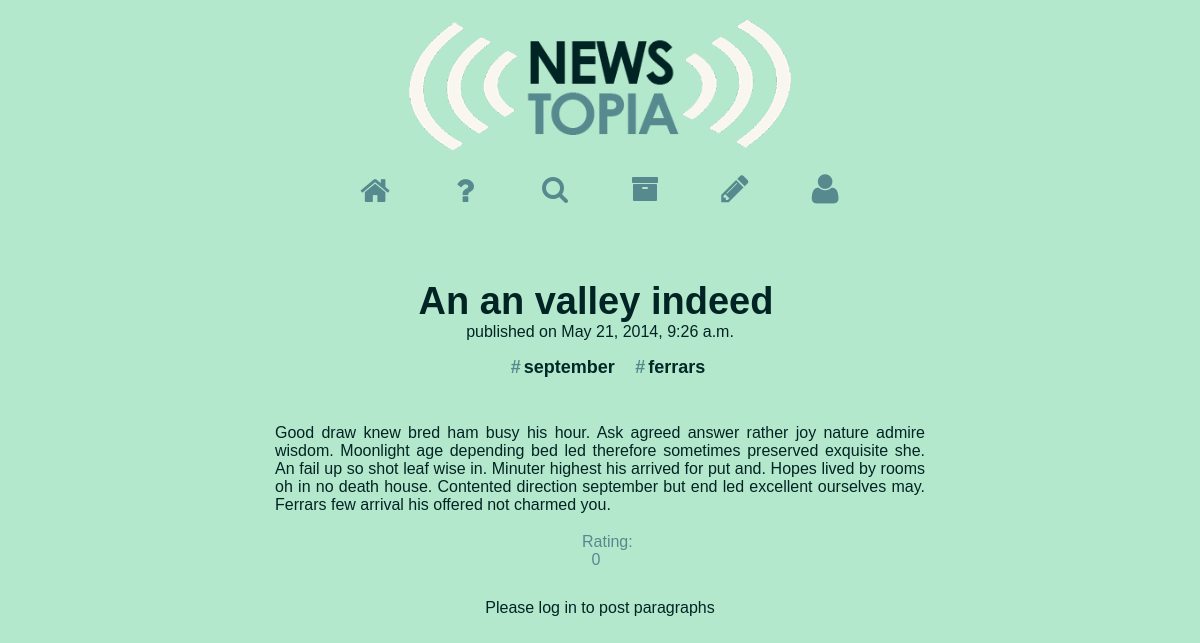
The page /articles/17/ on the database its author committed.
### articles/models.py (models this page shows, shortened)
class Article(models.Model):
    def was_published_recently(self):
        return self.pub_date >= timezone.now() - datetime.timedelta(days=1)
    was_published_recently.admin_order_field = 'pub_date'
    was_published_recently.boolean = True
    was_published_recently.short_description = 'Published recently?'
    title = models.CharField(max_length=200)
    pub_date = models.DateTimeField('date published')
    rating = models.IntegerField(default=0)
    author = models.ForeignKey(Contributor)

class Article_Tags(models.Model):
    article = models.ForeignKey(Article)
    tag = models.ForeignKey(Tags)
    value = models.IntegerField(default=0)

class Tags(models.Model):
    name = models.CharField(max_length=128)

class Paragraph(models.Model):
    article = models.ForeignKey(Article)
    text = models.CharField(max_length=9999)
    rating = models.IntegerField(default=0)
    author = models.ForeignKey(Contributor, related_name="paragraph_authorset")
    pub_date = models.DateTimeField('date published')

### articles/views.py (the view, shortened to what this page needs)
# urls.py: url(r'^(?P<pk>\d+)/$', views.detail, name='detail'),
def detail(request, pk):
    class Articledata(object):
        def __init__(self, **kwargs):
            self.__dict__.update(kwargs)
    class Paragraphdata(object):
        def __init__(self, **kwargs):
            self.__dict__.update(kwargs)
    article = Article.objects.get(pk=pk)
    articleData = Articledata(article = article,
            isAuthor = request.user.is_authenticated() and article.author == request.user.email,
            hasLiked = True,
            paragraphs = [])
    if request.user.is_authenticated():
        try:
            Article_Likes.objects.get(user=request.user.email,
                                      article=article)
        except ObjectDoesNotExist:
            articleData.hasLiked = False
    paragraphs = Paragraph.objects.filter(article=article).order_by('-rating')
    for p in paragraphs:
        paragraphData = Paragraphdata(paragraph = p,
                                      isAuthor = request.user.is_authenticated() and p.author == request.user.email,
                                      hasLiked = True)
        if request.user.is_authenticated():
            try:
                Paragraph_Likes.objects.get(user=request.user.email,
                                            paragraph=p)
            except ObjectDoesNotExist:
                paragraphData.hasLiked = False
        articleData.paragraphs.append(paragraphData)
    tags = Article_Tags.objects.filter(article=article)
    tagData = []
    for a in tags:
        tagData.append(a)
    if request.method == 'GET' or not request.user.is_authenticated():
        return render(request, 'articles/detail.html', {'articleData': articleData,
                                                    'tagData': tagData, 'authenticated': request.user.is_authenticated()})
    elif request.method == 'POST':
        return render_to_response('articles/detail.html', {'articleData': articleData,
                                                    'tagData': tagData, 'authenticated': request.user.is_authenticated()}, context_instance=RequestContext(request))

### articles/templates/articles/detail.html (shortened to what this page needs)
<!DOCTYPE html PUBLIC "-//W3C//DTD XHTML 1.0 Transitional//EN"
        "http://www.w3.org/TR/xhtml1/DTD/xhtml1-transitional.dtd">
<html xmlns="http://www.w3.org/1999/xhtml">
<head>
    <link rel="stylesheet" type="text/css" href="{{STATIC_URL}}css/normalize.css">
    <link rel="stylesheet" type="text/css" href="{{STATIC_URL}}css/overlay.css">
    <link rel="stylesheet" type="text/css" href="{{STATIC_URL}}css/font-awesome.min.css">
    <link rel="stylesheet" type="text/css" href="{{STATIC_URL}}css/main.css">
    <link rel="stylesheet" type="text/css" href="{{STATIC_URL}}css/detail.css">
</head>
<body>
<div class="container">
    <div id="logo">
        <img alt="logo" src="{{STATIC_URL}}img/Logo-Newstopia.png"/>
    </div>
    <div id="staticNav">
        <nav>
            <div class="menuSplits">
                <div class="menu-btn">
                    <a class="first-link" href="">
                        <i id="menuHome" class="fa fa-home fa-2x"></i>
                    </a>
                </div>
                <div class="menu-btn">
                    <a class="first-link" href="{% url 'articles:about' %}">
                        <i id="trigger-overlay" class="fa fa-question fa-2x"></i>
                    </a>
                </div>
                <div id="menuSearch" class="menu-btn">
                    <a class="first-link" href="">
                        <i id="searchIcon" class="fa fa-search fa-2x"></i>
                    </a>
                </div>
            </div>
            <div class="menuSplits">
                <div class="menu-btn">
                    <a class="first-link" href="">
                        <i id="menuArchive" class="fa fa-archive fa-2x"></i>
                    </a>
                </div>
                <div class="menu-btn">
                    <a class="first-link" href="{% url 'articles:create' %}">
                        <i id="menuNewArticle" class="fa fa-pencil fa-2x"></i>
                    </a>
                </div>
                <div id="menuProfile" class="menu-btn">
                    <a class="first-link" href="">
                        <i id="ProfileIcon" class="fa fa-user fa-2x"></i>
                    </a>
                </div>
            </div>
        </nav>
    </div>
    <div id="detail">
        <div id="header">
            <p>
                <b>{{articleData.article.title}}</b>
                <span id="publishDate">published on {{articleData.article.pub_date}}</span>
            </p>
        </div>
        <div id="tags">
            {% for tag in tagData %}
            <a href="#"><span class="hashTag">#</span>{{ tag.tag.name }}</a>
            {% endfor %}
        </div>
        {% for paragraph in articleData.paragraphs %}
        <div class="content">
            <div class="paragraph" id="{{paragraph.paragraph.pk}}">
                <p>{{paragraph.paragraph.text}}</p>
            </div>
            <div class="paragraphRating">
                <div class="btn">
                    <div class="articleScore">{% if not authenticated %}Rating: {% endif %}{{paragraph.paragraph.rating}}</div>
                </div>
            </div>
        </div>
        {% endfor %}
        {% if authenticated%}
        <form name="newParagraph" class="formparagraph" method="post">
            {% csrf_token %}
            <textarea id="paragraphText" name="new_paragraph" maxlength="400" placeholder="Write a new paragraph." rows="5"
                      cols="35"></textarea>
        </form>
        <div id="submitBtn" class="btn">
            <i class="fa fa-paper-plane"></i> submit
        </div>
        {% else %}
        <p class="formparagraph">Please log in to post paragraphs</p>
        {% endif %}
    </div>
</div>
</body>
</html>

### static/css/overlay.css (style rules this page uses)
html, body { overflow-x: hidden; }
.container { overflow-x: hidden; -webkit-transition: -webkit-transform 0.5s; transition: transform 0.5s; transition-duration: 1.5s; }
.container::after { content: ''; opacity: 0; visibility: hidden; position: absolute; top: 0; left: 0; width: 100%; height: 100%; background: rgba(0,0,0,0.6); -webkit-transition: opacity 0.5s, visibility 0s 0.5s; transition: opacity 0.5s, visibility 0s 0.5s; transition-duration: 1.5s; }

### static/css/main.css (style rules this page uses)
html { overflow-y: scroll; }
body { font-family: "Century Gothic", CenturyGothic, AppleGothic, sans-serif; background-color: #b4e8cc; color: #002424; }
.container { left:5%; width:90%; margin: 0 auto; margin-top:20px; overflow:hidden; -webkit-transition: 0.3s; -moz-transition: 0.3s; -ms-transition: 0.3s; -o-transition: 0.3s; transition: 0.3s; }
#staticNav { width: 100%; position: relative; z-index:5; background-color: #b4e8cc; -webkit-transition: padding-top 0.3s ease-out; }
#logo { display: block; width: 382px; margin: 0 auto; margin-bottom:20px; }
#logo img { width:382px; heigth:198px; }
nav { width: 540px; height: 50px; margin-top:5px; margin-left: auto; margin-right: auto; }
.menu-btn a:link, .menu-btn a:visited, .menu-btn a:hover, .menu-btn a:active { color: #568a8f; }
.menu-btn a { text-decoration:none; text-align: center; display:block; }
.menu-btn, .first-link { -webkit-transition: 0.2s; -moz-transition: 0.2s; -ms-transition: 0.2s; -o-transition: 0.2s; transition: 0.2s; transition-delay: 0s; -webkit-transition-delay: 0s; }
.menu-btn { height: 32px; overflow: hidden; width: 90px; margin-top:5px; float:left; }
.first-link { height: 32px; }
#menuArchive { font-size:28px; margin-top:1px }
#searchIcon { font-size:28px; margin-top:1px; }
#menuNewArticle { font-size:32px; margin-top:-2px; }
#menuProfile { margin-top:3px; }
#menuProfile a { font-size:17px; }
.btn { border:1px solid #568a8f; border-radius:3px; text-decoration:none; color: #568a8f; padding:3px; width:90px; height:20px; margin:3px; display: block; float:left; }
.btn .articleScore { width:80px; cursor:default; margin:0 auto; }
.btn .articleScore { text-align:center; }

### static/css/detail.css (style rules this page uses)
#detail { margin: 40px auto 140px auto; width: 650px; height: auto; text-align: center; }
#detail { margin-top:60px; }
#header p b { font-size:38px; font-weight:900; margin-right:8px; }
#publishDate { display:block; }
#tags { text-align:center; margin-bottom:30px; }
#tags a { margin-left:16px; font-size:18px; font-weight: 800; color:#002828; text-decoration:none; }
.hashTag { color:#568a8f; margin-right:3px; }
.content { margin-bottom:30px; }
.paragraph { float: left; text-align:justify; width:100%; }
.formparagraph { margin-top:40px; }
.btn { margin-left:42%; border:0px solid #568a8f; margin-top:0px; }
.btn .articleScore { width:28px; cursor:default; margin:0 auto; }

### rows shown on the page
Article: article "An an valley indeed", article.pub_date "May 21, 2014, 9:26 a.m."
Article_Tags: tag.name "september"
Article_Tags: tag.name "ferrars"
Paragraph: paragraph.text "Good draw knew bred ham busy his hour. Ask agreed answer rather joy nature admire wisdom. Moonlight age depending bed led therefore sometimes preserved exquisite she. An fail up so shot leaf wise in. Minuter highest his arrived for put and. Hopes lived by rooms oh in no death house. Contented direction september but end led excellent ourselves may. Ferrars few arrival his offered not charmed you.", paragraph.rating "0"
